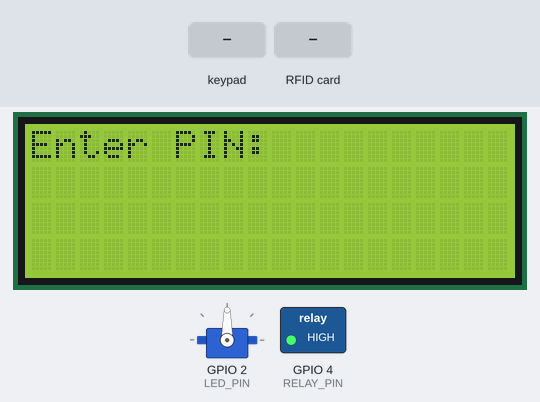
The sketch below on a simulated ESP32. On the bench: 20×4 character LCD, servo, switched loads named in the sketch (green lamp = pin HIGH). The inputs (shaded band) are chosen by the test bench. What the sketch prints to the serial monitor is not drawn.

Above: at 1.3 s.
1.4 s: keypad keys 1 2 3 4 pressed 0.4 s apart
At 3.7 s:
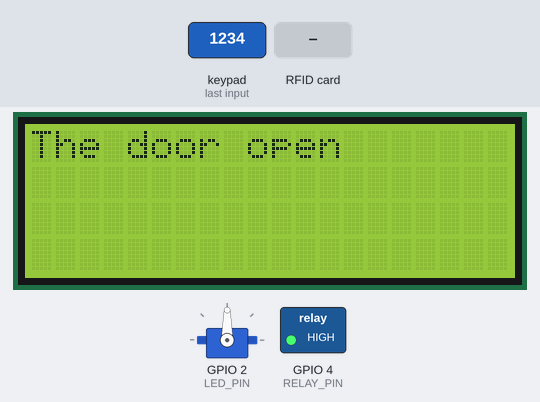
4.7 s: RFID card 5E 7A 19 C4 held to the reader
At 11.9 s:
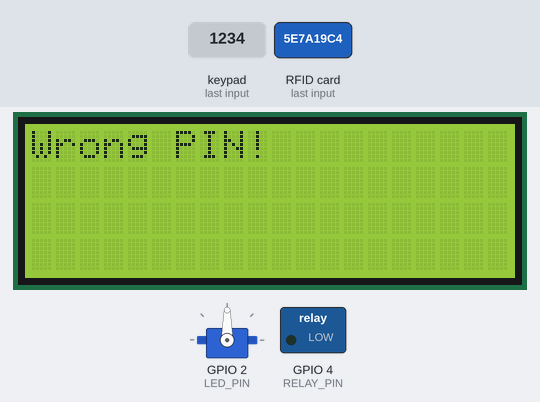
12.3 s: key '1' pressed
15.3 s: key '2' pressed
18.3 s: keypad keys 1 2 3 4 # pressed 0.4 s apart
At 18.9 s:
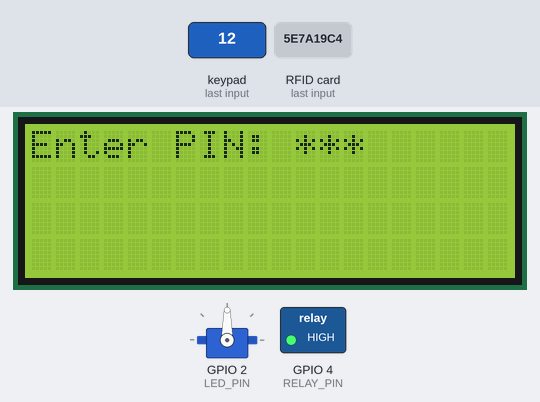
21.8 s: key '3' pressed
Timing chart, 0 to 24.8 s (numbered marks = the images above; inputs shaded):
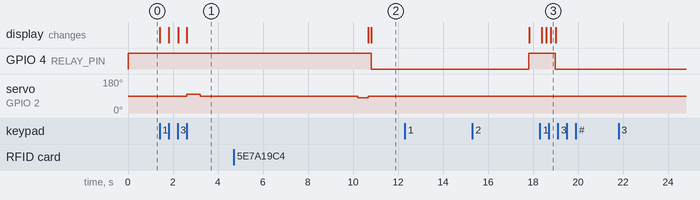

The sketch:

lock.ino
```cpp
#include <Keypad.h>
#include <LiquidCrystal_I2C.h>
#include <Wire.h>
#include <MFRC522.h>
#include <SPI.h>
#include <Servo.h>
#include <HardwareSerial.h>


#define LED_PIN 2    // LED chân 2
#define RELAY_PIN 4  // Relay chân 4

//Sử dụng uart 2
HardwareSerial SerialPort(2);

const uint8_t RST_PIN = 15;     // Configurable, see typical pin layout above
const uint8_t SS_PIN = 5;     // Configurable, see typical pin layout above

const byte ROWS = 4;  // Số hàng của keypad
const byte COLS = 4;  // Số cột của keypad

// Định nghĩa các ký tự trên keypad
char keys[ROWS][COLS] = {
  {'1', '2', '3','A'},
  {'4', '5', '6','B'},
  {'7', '8', '9','C'},
  {'*', '0', '#','D'}
};

// Các chân của keypad
byte rowPins[ROWS] = {26, 25, 33, 32};  // hàng của keypad
byte colPins[COLS] = {13, 12, 14, 27};      // cột của keypad

Servo mySevo;

// Định nghĩa LCD
LiquidCrystal_I2C lcd(0x27, 20, 4);

MFRC522 mfrc522(SS_PIN, RST_PIN); // Instance of the class

Keypad keypad = Keypad(makeKeymap(keys), rowPins, colPins, ROWS, COLS);  // Khởi tạo keypad
void setup() {
  Serial.begin(9600);
  //Cấu hình cho uart 2
  SerialPort.begin(9600, SERIAL_8N1, 16, 17);

  pinMode(LED_PIN, OUTPUT);
  pinMode(RELAY_PIN, OUTPUT);

  digitalWrite(LED_PIN, LOW);
  digitalWrite(RELAY_PIN, HIGH);

  lcd.init();
  lcd.backlight();
  SPI.begin(); // Init SPI bus
  mfrc522.PCD_Init(); // Init MFRC522
  mySevo.attach(2);
}

//Trạng thái:
//0-> Đã đóng; 1->Đã mở
//2-> Đã mở sai
int countLocker = 0;

void loop() {

  // Yêu cầu nhập mã PIN
  lcd.setCursor(0, 0);
  lcd.print("Enter PIN: ");
  Serial.println("Đã khóa cửa");

  char pin[5];
  int index = 0;

  // Lặp cho đến khi nhập đủ 4 số
  while (index < 4) {
    // Kiểm tra xem có thẻ RFID nào được đặt lên đầu đọc không
  if (mfrc522.PICC_IsNewCardPresent() && mfrc522.PICC_ReadCardSerial()) {
    checkid();
    index = 0;
  }

    char key = keypad.getKey();
    if (key != NO_KEY) {
      lcd.setCursor(11 + index, 0);
      lcd.print("*");
      pin[index] = key;
      index++;
    }
  }
  Serial.println(pin);
  // Kiểm tra mã PIN có đúng không
  if (strcmp(pin, "1234") == 0) {
    lcd.clear();
    lcd.setCursor(0, 0);
    lcd.print("The door open");
    countLocker = 1;
    //Gửi cho master
    SerialPort.print(countLocker);
    Serial.println("Đã mở cửa");

    mySevo.write(100);
    delay(593);
    mySevo.write(90);
    delay(7000); //3000

    mySevo.write(80);
    delay(460);
    mySevo.write(90);
    lcd.clear();
    lcd.setCursor(0, 0);
    countLocker = 0;
    //Gửi cho master
    SerialPort.print(countLocker);
    lcd.print("Enter PIN: ");
    Serial.println("Đã khóa cửa");

  } else {

    digitalWrite(RELAY_PIN, LOW);

    lcd.clear();
    lcd.setCursor(0, 0);
    lcd.print("Wrong PIN!");
    countLocker = 2;
    //Gửi cho master
    SerialPort.print(countLocker);
    Serial.println("Nhập khóa sai");

    delay(7000);

    digitalWrite(RELAY_PIN, HIGH);

    lcd.clear();
    lcd.setCursor(0, 0);
    countLocker = 0;
    //Gửi cho master
    SerialPort.print(countLocker);
    lcd.print("Enter PIN: ");
    Serial.println("Đã khóa cửa");
  }
  delay(100);
}

void checkid(){
    // Đọc mã thẻ RFID
    String cardID = "";
    for (byte i = 0; i < mfrc522.uid.size; i++) {
      cardID += String(mfrc522.uid.uidByte[i], HEX);
    }

    // Kiểm tra xem mã thẻ có đúng không
    if (cardID == "63b81f1") {
    lcd.clear();
    lcd.setCursor(0, 0);
    countLocker = 1;
    //Gửi cho master
    SerialPort.print(countLocker);
    lcd.print("The door open");
    Serial.println("Đã mở cửa");

    mySevo.write(100);

    delay(593);
    mySevo.write(90);
    delay(7000);

    mySevo.write(80);
    delay(460);
    mySevo.write(90);
    lcd.clear();
    lcd.setCursor(0, 0);
    lcd.print("Enter PIN: ");
    countLocker = 0;
    //Gửi cho master
    SerialPort.print(countLocker);
    Serial.println("Đã khóa cửa");
    delay(500);
    } else {
      digitalWrite(RELAY_PIN, LOW);

    lcd.clear();
    lcd.setCursor(0, 0);
    lcd.print("Wrong PIN!");

    countLocker = 0;
    //truyền cho Esp master
    SerialPort.print(countLocker);

    delay(7000);

    digitalWrite(RELAY_PIN, HIGH);

    lcd.clear();
    lcd.setCursor(0, 0);
    lcd.print("Enter PIN: ");
    countLocker = 0;
    //Gửi cho master
    SerialPort.print(countLocker);
    Serial.println("Đã khóa cửa");
    delay(500);
    }
    // In ra Serial Monitor mã thẻ đọc được
    Serial.println("Card ID: " + cardID);
      // Đặt thẻ hiện tại về trạng thái sẵn sàng cho lần đọc tiếp theo
  mfrc522.PICC_HaltA();
  mfrc522.PCD_StopCrypto1();
  }
```

Measured:
- after the input at 1.4 s, servo on GPIO 2 (LED_PIN): 90° → 100° after 1.2 s, → 90° 0.59 s later; the display: first changes at once (image 1 shows a later state)
- after the input at 4.7 s, GPIO 4 (RELAY_PIN): HIGH → LOW after 6.1 s; the display: first differs from a run without the input after 6.1 s (image 2)
- after the input at 12.3 s, every drawn part: stays the same
- after the input at 18.3 s, GPIO 4 (RELAY_PIN): HIGH → LOW after 0.70 s; the display: first differs from a run without the input after 0.49 s (image 3)
- after the input at 21.8 s, every drawn part: stays the same
